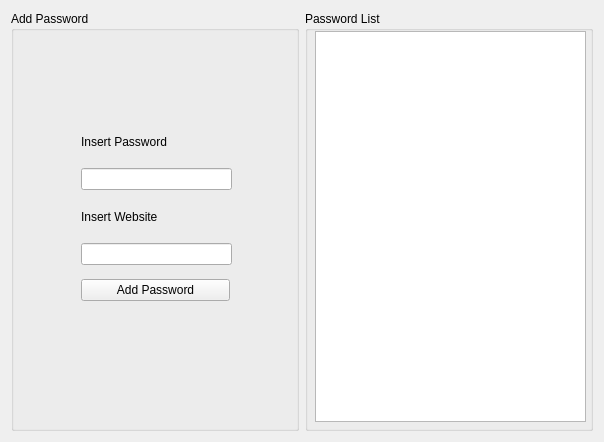
<?xml version="1.0" encoding="UTF-8"?>
<ui version="4.0">
 <class>Dialog</class>
 <widget class="QWidget" name="Dialog">
  <property name="geometry">
   <rect>
    <x>0</x>
    <y>0</y>
    <width>604</width>
    <height>442</height>
   </rect>
  </property>
  <property name="windowTitle">
   <string>Form</string>
  </property>
  <layout class="QHBoxLayout" name="horizontalLayout">
   <item>
    <widget class="QGroupBox" name="groupBox_2">
     <property name="title">
      <string>Add Password</string>
     </property>
     <widget class="QWidget" name="">
      <property name="geometry">
       <rect>
        <x>70</x>
        <y>110</y>
        <width>151</width>
        <height>191</height>
       </rect>
      </property>
      <layout class="QVBoxLayout" name="verticalLayout">
       <item>
        <widget class="QLabel" name="label">
         <property name="maximumSize">
          <size>
           <width>16777215</width>
           <height>25</height>
          </size>
         </property>
         <property name="text">
          <string>Insert Password</string>
         </property>
        </widget>
       </item>
       <item>
        <widget class="QLineEdit" name="lineEdit"/>
       </item>
       <item>
        <widget class="QLabel" name="label_2">
         <property name="maximumSize">
          <size>
           <width>16777215</width>
           <height>25</height>
          </size>
         </property>
         <property name="text">
          <string>Insert Website</string>
         </property>
        </widget>
       </item>
       <item>
        <widget class="QLineEdit" name="lineEdit_2"/>
       </item>
       <item>
        <widget class="QPushButton" name="pushButton">
         <property name="maximumSize">
          <size>
           <width>149</width>
           <height>16777215</height>
          </size>
         </property>
         <property name="text">
          <string>Add Password</string>
         </property>
        </widget>
       </item>
      </layout>
     </widget>
    </widget>
   </item>
   <item>
    <widget class="QGroupBox" name="groupBox">
     <property name="title">
      <string>Password List</string>
     </property>
     <widget class="QListWidget" name="listWidget">
      <property name="geometry">
       <rect>
        <x>10</x>
        <y>20</y>
        <width>271</width>
        <height>391</height>
       </rect>
      </property>
     </widget>
    </widget>
   </item>
  </layout>
 </widget>
 <resources/>
 <connections/>
</ui>
